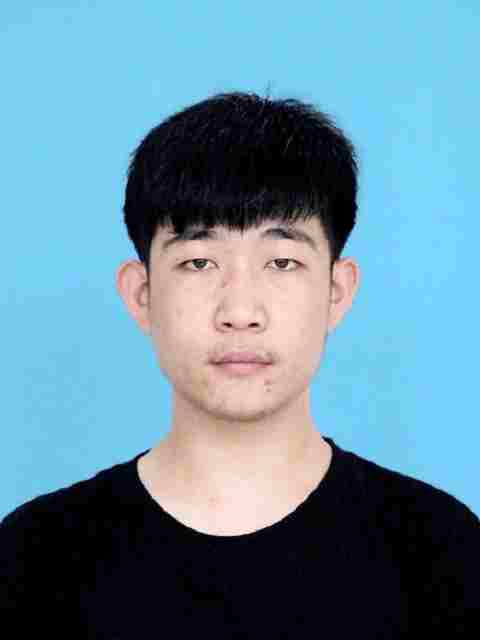
#> input picture photo.jpg, 480 x 640 px
$ python index.py
#> lines starting #> are read from the running program, lines starting #| are printed output that depends on the picture; after the words box and inside, x2 and y2 are one past the last pixel; in counts of white or black regions, pixels touching at a corner belong together
import cv2
import  numpy as np

img=cv2.imread('photo.jpg')
#> img is the input picture: shape (640, 480, 3); mean B, G, R 158.3, 139.7, 101.7
#缩放
rows,cols,channels = img.shape
#> rows = 640; cols = 480; channels = 3
rows,cols,channels = img.shape
cv2.imshow('img',img)

#转换hsv
hsv=cv2.cvtColor(img,cv2.COLOR_BGR2HSV)
#> hsv: shape (640, 480, 3); mean H, S, V 78.7, 114.6, 166.1
lower_blue=np.array([90,70,70])
upper_blue=np.array([110,255,255])
mask = cv2.inRange(hsv, lower_blue, upper_blue)
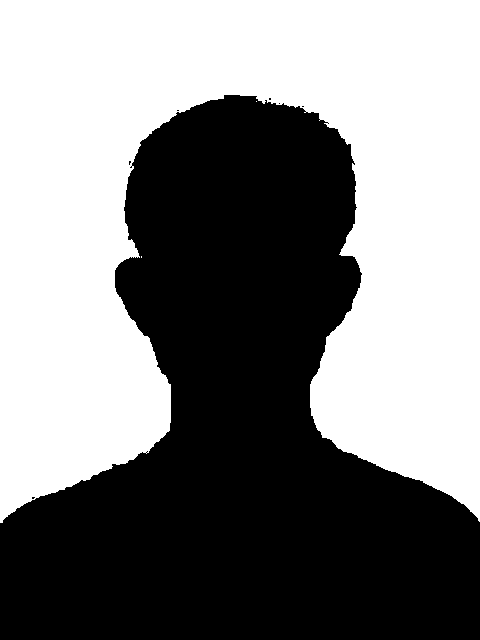
#> mask: shape (640, 480); 51.4% white; 7 black regions (6 under 20 px), largest, box (x1, y1, x2, y2) and area: (0, 95, 480, 640) 149395
cv2.imshow('Mask', mask)

#腐蚀膨胀
erode=cv2.erode(mask,None,iterations=1)
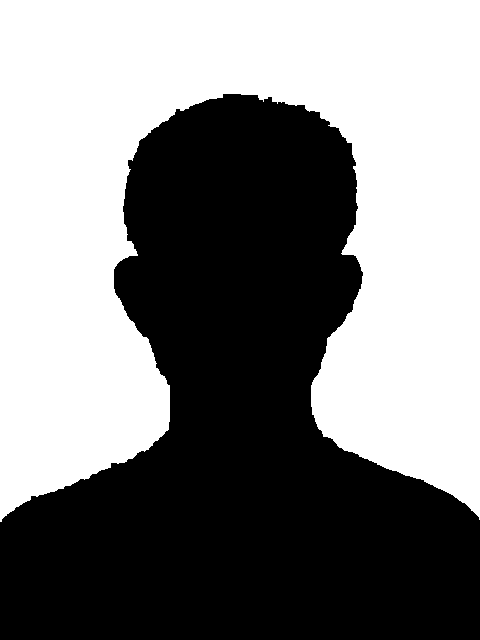
#> erode: shape (640, 480); 50.8% white; 1 black region, box (x1, y1, x2, y2) and area: (0, 94, 480, 640) 151172
cv2.imshow('erode',erode)
dilate=cv2.dilate(erode,None,iterations=1)
#> dilate: shape (640, 480); 51.3% white; 1 black region, box (x1, y1, x2, y2) and area: (0, 95, 480, 640) 149500
cv2.imshow('dilate',dilate)

#遍历替换
for i in range(rows):
    for j in range(cols):
        if dilate[i,j]==255:
            img[i,j]=(255,255,255)#此处替换颜色，为BGR通道
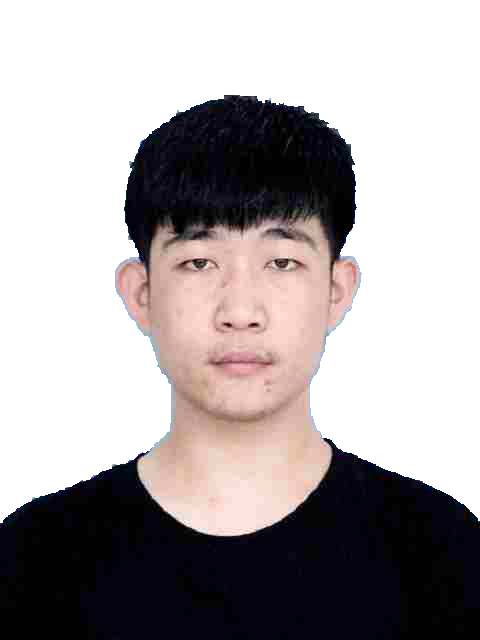
#> img: shape (640, 480, 3); mean B, G, R 165.5, 164.9, 170.9
cv2.imshow('res',img)

# cv2.waitKey(0)

cv2.imwrite('new-photo.jpg', img)


cv2.destroyAllWindows()
